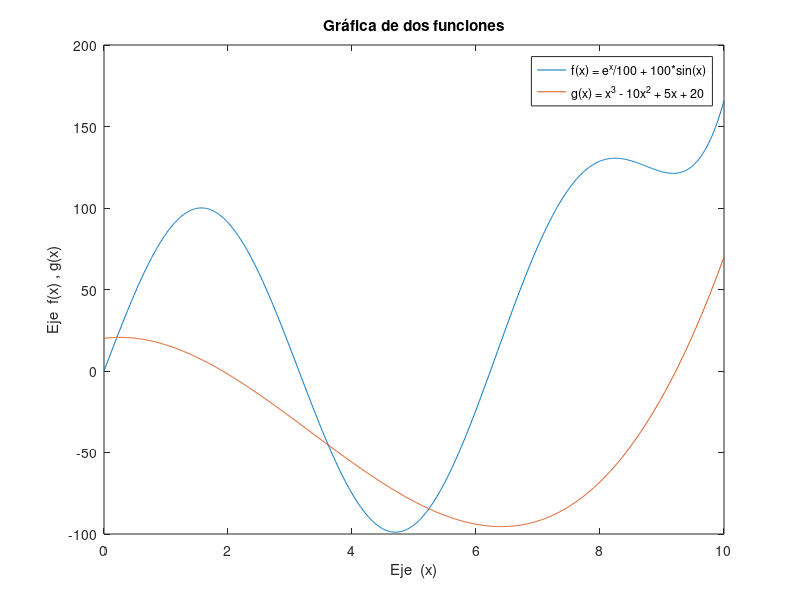

Source code (MATLAB): (Note: this script raises an error after producing the figure.)
x = linspace(0, 10, 1000);
y1 = (exp(x)/100) + 100*sin(x);
y2 = x.^3 - 10*x.^2 + 5*x + 20;
plot(x, y1);
hold on;
plot(x, y2);
title('Gráfica de dos funciones');
xlabel('Eje  (x)');
ylabel('Eje  f(x) , g(x)');
legend('f(x) = e^x/100 + 100*sin(x)', 'g(x) = x^3 - 10x^2 + 5x + 20', 'Location', 'northeast');
yline(0, '-', 'y=0');
hold off;